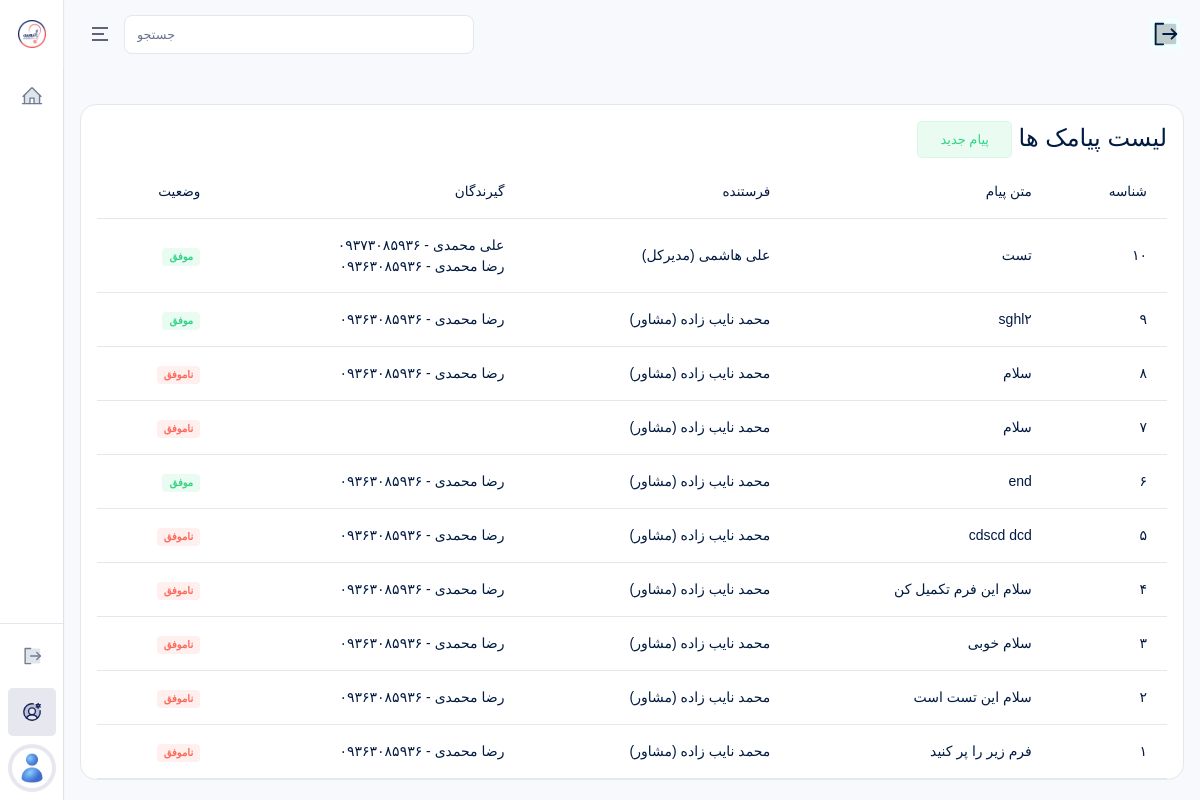
Page /accounts/admins/sms/ (signed in) on the earlier database version.
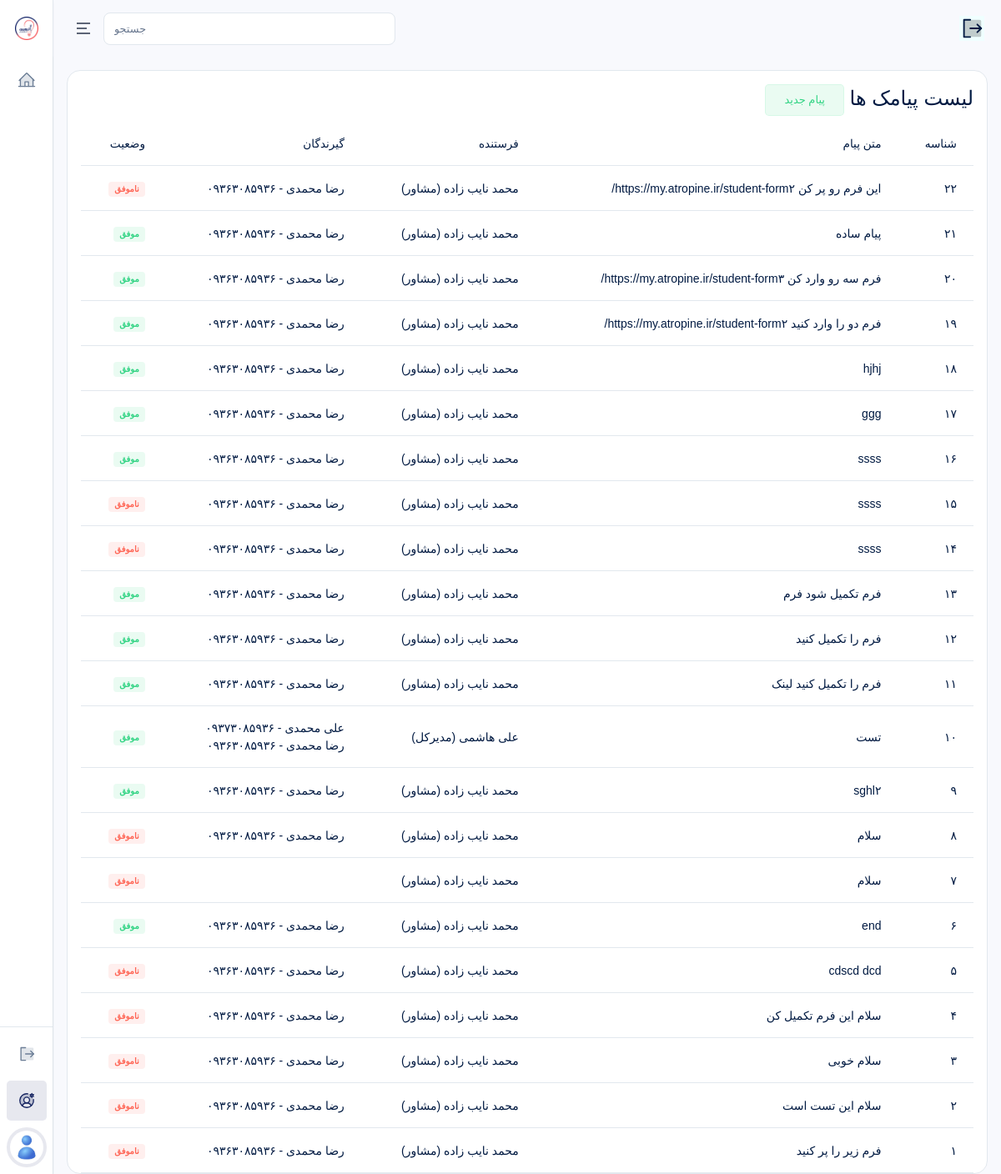
Same page on the later database version.
### accounts/models.py (models this page shows, shortened)
class SMS(models.Model):
    sender = models.ForeignKey(
        User,
        on_delete=models.CASCADE,
        related_name="sent_sms",
        verbose_name="فرستنده"
    )
    students = models.ManyToManyField(
        Student,
        related_name="received_sms",
        verbose_name="گیرندگان"
    )
    message = models.TextField(
        verbose_name="متن پیام"
    )
    result = models.CharField(
        max_length=2,
        blank=True,
        verbose_name="نتیجه ارسال"
    )
    created_at = models.DateTimeField(
        auto_now_add=True
    )
    class Meta:
        verbose_name = "پیامک"
        verbose_name_plural = "پیامک‌ها"
        ordering = ["-id"]

class User(AbstractUser):
    ROLE_CHOICES = (
        ("super_admin", "مدیرکل"),
        ("supervisor", "ناظر"),
        ("consultant", "مشاور"),
        ("student", "داوطلب"),
    )
    role = models.CharField(max_length=30, choices=ROLE_CHOICES, verbose_name="نقش")
    mobile = models.CharField(max_length=15, blank=True, unique=True, verbose_name="شماره موبایل")
    avatar = models.ImageField(upload_to="avatars/", blank=True, null=True, verbose_name="تصویر پروفایل")
    is_suspended = models.BooleanField(default=False, verbose_name="تعلیق شده")
    suspension_reason = models.TextField(blank=True, verbose_name="دلیل تعلیق")
    is_limited = models.BooleanField(default=False, verbose_name="دسترسی محدود (برای مدیرکل)")
    class Meta:
        verbose_name = "کاربر"
        verbose_name_plural = "کاربران"
        ordering = ["-id"]
    def __str__(self):
        return f"{self.get_full_name()} ({self.get_role_display()})"

class Student(models.Model):
    user = models.OneToOneField(User, on_delete=models.CASCADE, related_name="user_student", verbose_name="کاربر")
    a_completed = models.BooleanField(default=False)
    b_completed = models.BooleanField(default=False)
    class Meta:
        verbose_name = "داوطلب"
        verbose_name_plural = "داوطلبان"
        ordering = ["-id"]

### accounts/views.py (the view)
# urls.py: path("admins/sms/", AdminSMSListView.as_view(), name="admin_sms_list"),
class AdminSMSListView(RoleRequiredMixin, SuperAdminSidebarContextMixin, ListView):
    allowed_roles = ["super_admin"]
    model = SMS
    template_name = "accounts/admins/sms_list.html"
    context_object_name = "smses"

### accounts/mixins.py (called while the page is built)
    def get_context_data(self, **kwargs):
        context = super().get_context_data(**kwargs)
        context.update({
            "PlansIntroductionCreated": PlansIntroduction.objects.first(),
            "CounselingIntroductionCreated": CounselingIntroduction.objects.first(),
            "EstimationIntroductionCreated": EstimationIntroduction.objects.first(),
            "ChoiceIntroductionCreated": ChoiceIntroduction.objects.first(),
            "LiveIntroductionCreated": LiveIntroduction.objects.first(),
            "AboutUsIntroductionCreated": AboutUsIntroduction.objects.first(),
            "DataIntroductionCreated": DataIntroduction.objects.first(),
        })
        return context

    def test_func(self):
        return (
            self.request.user.is_authenticated and
            self.request.user.role in self.allowed_roles and
            not self.request.user.is_suspended
        )

### templates/accounts/admins/sms_list.html (shortened to what this page needs)
{% extends 'bases/dashboard.html' %}
{% load static %}
{% block content %}
<div class="table-responsive" dir="rtl">
    <div class="card-header justify-content-between">
        <div class="card-title">
            <h4>
                لیست پیامک ها
                <a href="{% url 'admin_sms_add' %}">
                    <span class="btn btn-success-transparent">پیام جدید</span>
                </a>
            </h4>
        </div>
    </div>
    <table class="table text-nowrap table-hover">
        <thead>
            <tr>
                <th scope="col">شناسه</th>
                <th scope="col">متن پیام</th>
                <th scope="col">فرستنده</th>
                <th scope="col">گیرندگان</th>
                <th scope="col">وضعیت</th>
            </tr>
        </thead>
        <tbody>
            {% for sms in smses %}
            <tr>
                <td>
                    {{ sms.id }}
                </td>
                <td>
                    {{ sms.message|truncatewords:10 }}
                </td>
                <td>
                    {{ sms.sender }}
                </td>
                <td>
                    {% for student in sms.students.all %}
                        {{ student.user.get_full_name }} - {{ student.user.mobile }} <br>
                    {% endfor %}
                </td>
                <td>
                    {% if sms.result == "1" %}
                    <span class="badge bg-success-transparent">موفق</span>
                    {% else %}
                    <span class="badge bg-danger-transparent">ناموفق</span>
                    {% endif %}
                </td>
            </tr>
            {% empty %}
            <tr>
                <td colspan="5" style="text-align: center;">
                    موردی یافت نشد.
                </td>
            </tr>
            {% endfor %}
        </tbody>
    </table>
</div>
{% endblock %}

Differences in the rows shown:
added SMS: id "۲۲", message "این فرم رو پر کن https://my.atropine.ir/student-form۲/", sender "محمد نایب زاده (مشاور)", result "ناموفق", Student (user.get_full_name "رضا محمدی", user.mobile "۰۹۳۶۳۰۸۵۹۳۶")
added SMS: id "۲۱", message "پیام ساده", sender "محمد نایب زاده (مشاور)", result "موفق", Student (user.get_full_name "رضا محمدی", user.mobile "۰۹۳۶۳۰۸۵۹۳۶")
added SMS: id "۲۰", message "فرم سه رو وارد کن https://my.atropine.ir/student-form۳/", sender "محمد نایب زاده (مشاور)", result "موفق", Student (user.get_full_name "رضا محمدی", user.mobile "۰۹۳۶۳۰۸۵۹۳۶")
added SMS: id "۱۹", message "فرم دو را وارد کنید https://my.atropine.ir/student-form۲/", sender "محمد نایب زاده (مشاور)", result "موفق", Student (user.get_full_name "رضا محمدی", user.mobile "۰۹۳۶۳۰۸۵۹۳۶")
added SMS: id "۱۸", message "hjhj", sender "محمد نایب زاده (مشاور)", result "موفق", Student (user.get_full_name "رضا محمدی", user.mobile "۰۹۳۶۳۰۸۵۹۳۶")
added SMS: id "۱۷", message "ggg", sender "محمد نایب زاده (مشاور)", result "موفق", Student (user.get_full_name "رضا محمدی", user.mobile "۰۹۳۶۳۰۸۵۹۳۶")
added SMS: id "۱۶", message "ssss", sender "محمد نایب زاده (مشاور)", result "موفق", Student (user.get_full_name "رضا محمدی", user.mobile "۰۹۳۶۳۰۸۵۹۳۶")
added SMS: id "۱۵", message "ssss", sender "محمد نایب زاده (مشاور)", result "ناموفق", Student (user.get_full_name "رضا محمدی", user.mobile "۰۹۳۶۳۰۸۵۹۳۶")
added SMS: id "۱۴", message "ssss", sender "محمد نایب زاده (مشاور)", result "ناموفق", Student (user.get_full_name "رضا محمدی", user.mobile "۰۹۳۶۳۰۸۵۹۳۶")
added SMS: id "۱۳", message "فرم تکمیل شود فرم", sender "محمد نایب زاده (مشاور)", result "موفق", Student (user.get_full_name "رضا محمدی", user.mobile "۰۹۳۶۳۰۸۵۹۳۶")
added SMS: id "۱۲", message "فرم را تکمیل کنید", sender "محمد نایب زاده (مشاور)", result "موفق", Student (user.get_full_name "رضا محمدی", user.mobile "۰۹۳۶۳۰۸۵۹۳۶")
added SMS: id "۱۱", message "فرم را تکمیل کنید لینک", sender "محمد نایب زاده (مشاور)", result "موفق", Student (user.get_full_name "رضا محمدی", user.mobile "۰۹۳۶۳۰۸۵۹۳۶")
